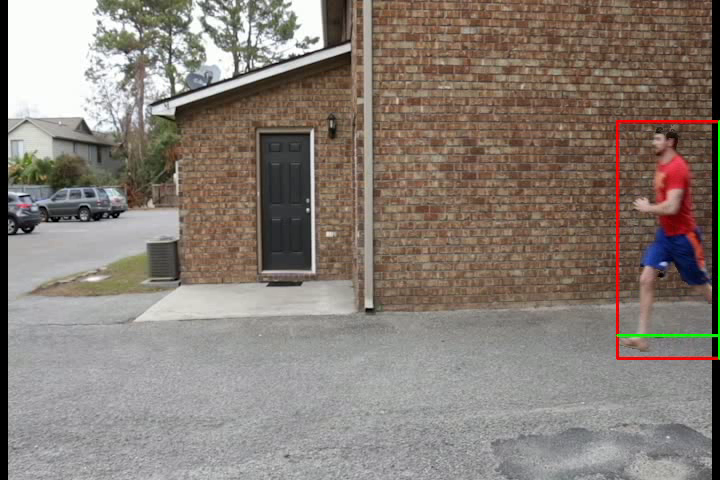
#> input picture frame 7 of output2.3.avi, 720 x 480 px, given in place of 2.3.avi, which was not available
$ python FootstepTracker.py   (Python 2 division)   (older library calls are emulated)
#> lines starting #> are read from the running program, lines starting #| are printed output that depends on the picture
import numpy as np
import cv2

import os
import random
import PIL.Image
import matplotlib.pyplot as plt
import math
from enum import Enum

class Direction(Enum):
    Left = 'Left'
    Right = 'Right'
    Unsure = 'Unsure'

# CD = ||I - aE||
# Orthogonal distance from aE to I
def ComputeChromacityDistortion(foregroundImage, backgroundImage, brightnessDistortion):
    # Convert to 3 channel since we are scaling a 3 channel RGB matrix
    BD = np.zeros(foregroundImage.shape)
    BD[:,:,0] = brightnessDistortion
    BD[:,:,1] = brightnessDistortion
    BD[:,:,2] = brightnessDistortion

    aE = np.multiply(BD, backgroundImage)

    CDvector = np.subtract(foregroundImage, aE).astype(float)
    CDvector = CDvector.reshape((foregroundImage.shape[0] * backgroundImage.shape[1], 3))

    CDdot = CDvector * CDvector
    CDdot = np.sum(CDdot, axis=1)
    CD = np.sqrt(CDdot)

    CD = CD.reshape((foregroundImage.shape[0], backgroundImage.shape[1]))

    return CD

# (I DOT E) / ||E||^2 = BD (or a)
def ComputeBrightnessDistortion(foregroundImage, backgroundImage):
    foregroundImageFloat = foregroundImage.astype(float)
    backgroundImageFloat = backgroundImage.astype(float)

    foregroundImageFlattened = foregroundImageFloat.reshape((foregroundImage.shape[0] * backgroundImage.shape[1], 3))
    backgroundImageFlattened = backgroundImageFloat.reshape((backgroundImage.shape[0] * backgroundImage.shape[1], 3))

    BDnum = foregroundImageFlattened * backgroundImageFlattened
    BDnum = np.sum(BDnum, axis=1)

    BDdenom = backgroundImageFlattened * backgroundImageFlattened
    BDdenom = np.sum(BDdenom, axis=1)

    with np.errstate(invalid='ignore'):
        BDmatrix = np.nan_to_num(np.divide(BDnum, BDdenom))

    BDmatrix = BDmatrix.reshape((foregroundImage.shape[0], backgroundImage.shape[1]))

    return BDmatrix

# Filters out shadow and replaces it with the background pixels
def ShadowFilter(foregroundImage, backgroundImage, CDthreshold=10.0, BDthreshold=0.5):
    BD = ComputeBrightnessDistortion(foregroundImage,backgroundImage)
    CD = ComputeChromacityDistortion(foregroundImage, backgroundImage, BD)

    for rowIter in range(foregroundImage.shape[0]):
        for colIter in range(foregroundImage.shape[1]):
            if CD[rowIter,colIter] < CDthreshold:
                if BDthreshold < BD[rowIter,colIter] < 1.0: # > 1.0 is a highlight
                    # Shadow
                    foregroundImage[rowIter][colIter][0] = backgroundImage[rowIter][colIter][0]
                    foregroundImage[rowIter][colIter][1] = backgroundImage[rowIter][colIter][1]
                    foregroundImage[rowIter][colIter][2] = backgroundImage[rowIter][colIter][2]

# Look along the line segment (startingpt -> endingPt) for 2 positive streaks => feet
def DetectFeetContour(thresh, startingPt, endingPt, footOffset):
    #iterate along the line segment
    lineSegmentLength = endingPt[0] - startingPt[0]

    xStarting = startingPt[0]
    yIntersect = endingPt[1] - footOffset

    prevPixel = False
    numToggles = 0
    for iter in range(lineSegmentLength):
        if not prevPixel and thresh[yIntersect][xStarting + iter] > 0:
            prevPixel = True
            numToggles += 1
        elif prevPixel and thresh[yIntersect][xStarting + iter] ==  0:
            prevPixel = False
    return numToggles

# Computes the direction of the bounding box.
def ComputeDirection(prevUL, prevUR, currUL, currUR):
    if prevUL is None or prevUR is None:
        return Direction.Unsure

    diffULx = prevUL[0] - currUL[0]
    diffURx = prevUR[0] - currUR[0]

    # Moving right
    if diffULx < 0 and diffURx < 0:
        return Direction.Right
    # Moving Left
    elif diffULx > 0 and diffURx > 0:
        return Direction.Left
    # Unsure
    else:
        return Direction.Unsure

# Look for the back edge of the bounding box to pause for multiple frames
def DetectBackEdgePause(prevCorner, currCorner, threshold):
    if -threshold < prevCorner[0] - currCorner[0] < threshold:
        return True
    else:
        return False

cap = cv2.VideoCapture("2.3.avi")

# Define the codec and create VideoWriter object
fourcc = cv2.VideoWriter_fourcc(*'DIVX')
out = cv2.VideoWriter('output2.3.avi', fourcc, 29.0, (720,480))

# initialize the first frame in the video stream
firstFrame = None
firstFrameColor = None

kernelSize = 5
threshold = 20
dilateIterations = 6
footOffsetPercentage = 0.10
footBoundingBoxPercentage = 0.07
minArea = 2000
skipToFrame = 0
frameCount = 0
toggleShadowFilter = True
toggleRatioFilter = True
ratio = 1.7 # Ratio height : width (vertical rectangle

prevUL = None # (x,y)
prevUR = None # (x,y)
prevDirection = None

pauseFrameCounterThreshold = 2
pauseFrameCounter = 0
pausePixelThreshold = 10

backFootPercentage = 0.33

footstepRoIs = []

while(1):
    frameCount += 1
    print 'Frame: ', frameCount

    ret, frame = cap.read()
#> frame is the input picture: shape (480, 720, 3); mean B, G, R 118.6, 126.6, 136.2

    if frame is None:
        break

    cleanFrame = frame.copy()

    # Detect Shadow
    if toggleShadowFilter and firstFrame is not None and frameCount >= skipToFrame:
        ShadowFilter(frame, firstFrameColor)

    # resize the frame, convert it to grayscale, and blur it
    gray = cv2.cvtColor(frame, cv2.COLOR_BGR2GRAY)
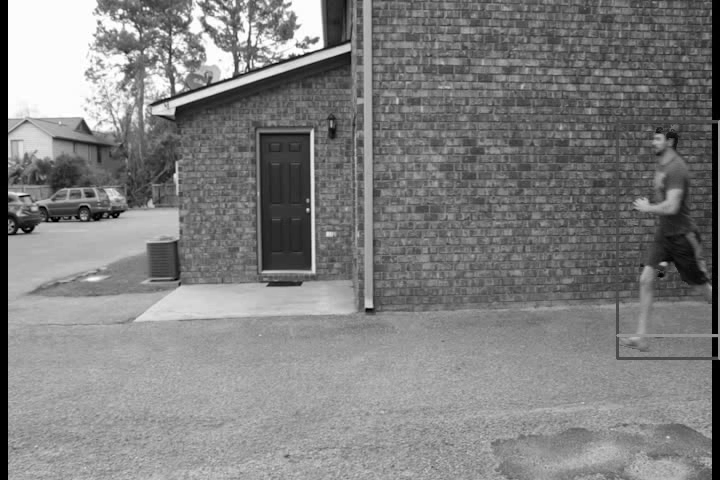
#> gray: shape (480, 720); min 0, max 255, mean 128.6
    gray = cv2.GaussianBlur(gray, (kernelSize, kernelSize), 0)

    # if the first frame is None, initialize it
    if firstFrame is None:
        firstFrame = gray
        firstFrameColor = frame.copy()
        continue
    if frameCount < skipToFrame:
        continue

    # compute the absolute difference between the current frame and
    # first frame
    frameDelta = cv2.absdiff(firstFrame, gray)
    thresh = cv2.threshold(frameDelta, threshold, 255, cv2.THRESH_BINARY)[1]

    # dilate the thresholded image to fill in holes, then find contours
    # on thresholded image
    thresh = cv2.dilate(thresh, None, iterations=dilateIterations)
    im2, contours, hierarchy = cv2.findContours(thresh.copy(), cv2.RETR_EXTERNAL, cv2.CHAIN_APPROX_SIMPLE)

    # loop over the contours
    maxContourAreaIdx = -1
    maxContourArea = 0
    idx = 0
    for c in contours:
        (x, y, w, h) = cv2.boundingRect(c)

        # Filter out any non-vertical-rectangular contours
        if toggleRatioFilter:
            if float(h) / float(w) < ratio:
                print 'Filtered ', float(h)/float(w), h, w
                idx += 1
                continue

        if cv2.contourArea(c) > maxContourArea:
            maxContourArea = cv2.contourArea(c)
            maxContourAreaIdx = idx

        # compute the bounding box for the contour, draw it on the frame,
        # and update the text
        # cv2.rectangle(frame, (x, y), (x + w, y + h), (0, 255, 0), 2)

        idx += 1

    # The largest Contour
    if maxContourAreaIdx > -1 and maxContourArea > minArea:
        (x, y, w, h) = cv2.boundingRect(contours[maxContourAreaIdx])
        print 'largest w,h = ', w,h
        footOffset = int(h * footOffsetPercentage)
        footBoundingBoxOffset = int(h * footBoundingBoxPercentage)
        footCount = DetectFeetContour(thresh, (x, y), (x + w, y + h), footOffset)

        # largest contour bounding box and estimated footline
        cv2.rectangle(frame, (x, y), (x + w, y + h), (0, 0, 255), 2)
        cv2.line(frame,(x, y+h-footOffset), (x+w, y+h-footOffset), (0,255,0), 2)

        cv2.rectangle(thresh, (x, y), (x + w, y + h), (0, 0, 255), 2)
        cv2.line(thresh, (x, y + h - footOffset), (x + w, y + h - footOffset), (0, 255, 0), 2)

        # Outline the feet
        if footCount == 2:
            cv2.rectangle(frame, (x, y+h-footOffset - footBoundingBoxOffset), (x + w, y+h-footOffset + footBoundingBoxOffset), (255, 0, 255), 2)

        direction = ComputeDirection(prevUL, prevUR, (x, y), (x + w, y))
        if direction is not Direction.Unsure:
            prevDirection = direction

        if prevDirection == Direction.Left:
            cv2.line(frame, (x + w, y), (x + w, y + h), (255, 255, 0), 2)
            if DetectBackEdgePause(prevUR, (x + w, y), pausePixelThreshold):
                pauseFrameCounter += 1
                if pauseFrameCounter >= pauseFrameCounterThreshold:
                    # Mark the backedge
                    cv2.line(frame, (x + w, y), (x + w, y + h), (0, 255, 0), 2)
            else:
                if pauseFrameCounter >= pauseFrameCounterThreshold:
                    if direction == Direction.Right:
                        footBBUL = (x, y + h - footOffset - footBoundingBoxOffset)  # (x,y)
                        footBBw = w * backFootPercentage
                        footBBh = 2 * footBoundingBoxOffset
                        footstepRoIs.append([footBBUL[0], footBBUL[1], int(footBBw), footBBh])
                    elif direction == Direction.Left:
                        footBBUL = (x + int((1 - backFootPercentage) * w), y + h - footOffset - footBoundingBoxOffset)  # (x,y)
                        footBBw = w * backFootPercentage
                        footBBh = 2 * footBoundingBoxOffset
                        footstepRoIs.append([footBBUL[0], footBBUL[1], int(footBBw), footBBh])

                pauseFrameCounter = 0
        elif prevDirection == Direction.Right:
            cv2.line(frame, (x, y), (x, y + h), (255, 255, 0), 2)
            if DetectBackEdgePause(prevUL, (x, y), pausePixelThreshold):
                pauseFrameCounter += 1
                if pauseFrameCounter >= pauseFrameCounterThreshold:
                    # Mark the backedge
                    cv2.line(frame, (x, y), (x, y + h), (0, 255, 0), 2)
            else:
                if pauseFrameCounter >= pauseFrameCounterThreshold:
                    footBBUL = (x, y + h - footOffset - footBoundingBoxOffset)  # (x,y)
                    footBBw = w
                    footBBh = 2 * footBoundingBoxOffset
                    footstepRoIs.append([footBBUL[0], footBBUL[1], int(footBBw * backFootPercentage), footBBh])

                pauseFrameCounter = 0

        # Set as the previous for the next frame
        prevUL = (x, y)
        prevUR = (x + w, y)

    # cv2.drawContours(frame, contours, -1, (0, 255, 0), 3)

    if prevDirection is not Direction.Unsure:
        print "Direction = ", prevDirection

    # Draw past detected foot steps
    if len(footstepRoIs) > 0:
        for RoI in footstepRoIs:
            x, y, w, h = RoI
            cv2.rectangle(frame, (x, y), (x + w, y + h), 255, 2)

    # show the frame and record if the user presses a key
    # cv2.imshow("Frame Delta", frameDelta)
    cv2.imshow("Thresh", thresh)
    cv2.imshow('frame', frame)

    # write the video frame
    out.write(frame)

    key = cv2.waitKey(1) & 0xFF
    if key == ord("q"):
        break

cap.release()
out.release()
cv2.destroyAllWindows()

$ run again, starting later in the video
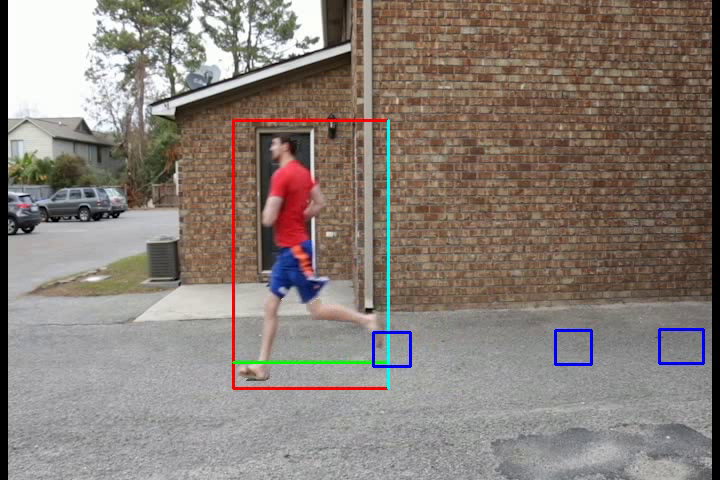
#> input picture frame 33 of output2.3.avi, 720 x 480 px, given in place of 2.3.avi, which was not available
#> frame is the input picture: shape (480, 720, 3); mean B, G, R 118.9, 125.6, 136.2
#> `gray = cv2.cvtColor(frame, cv2.COLOR_BGR2GRAY)`:
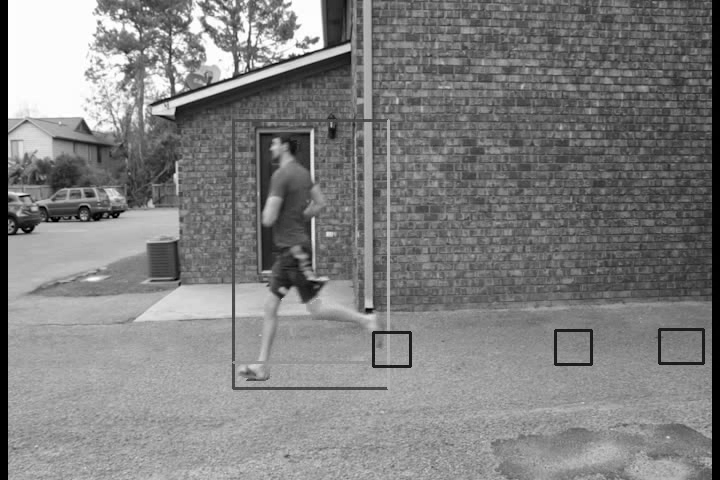
#> gray: shape (480, 720); min 0, max 255, mean 128

$ run again, starting later in the video
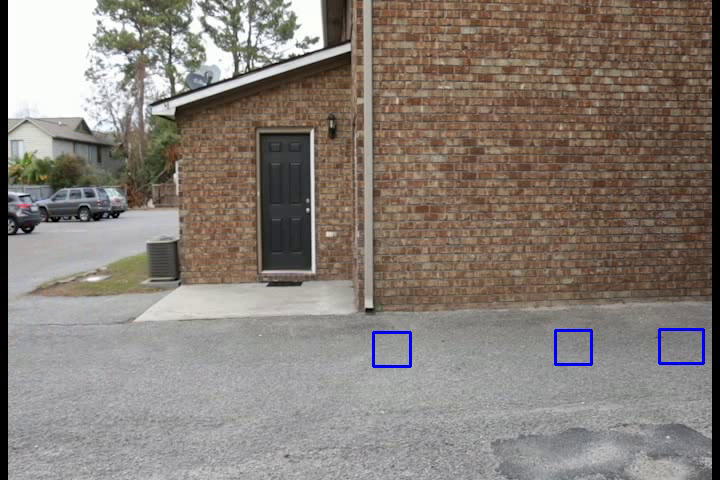
#> input picture frame 59 of output2.3.avi, 720 x 480 px, given in place of 2.3.avi, which was not available
#> frame is the input picture: shape (480, 720, 3); mean B, G, R 119.4, 126.2, 135
#> `gray = cv2.cvtColor(frame, cv2.COLOR_BGR2GRAY)`:
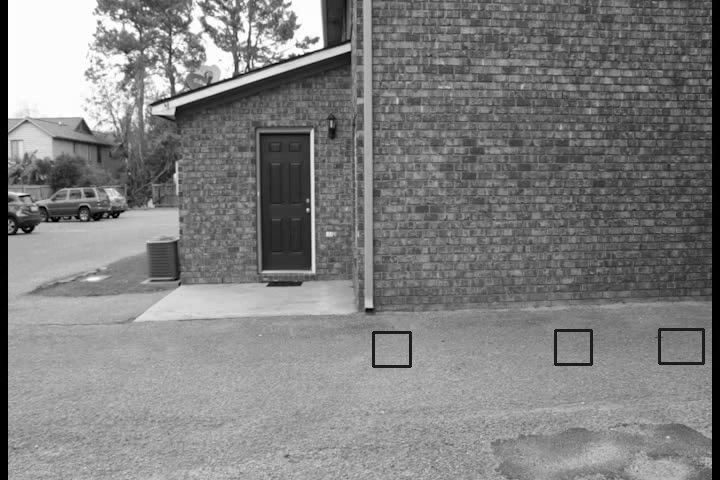
#> gray: shape (480, 720); min 0, max 255, mean 128
